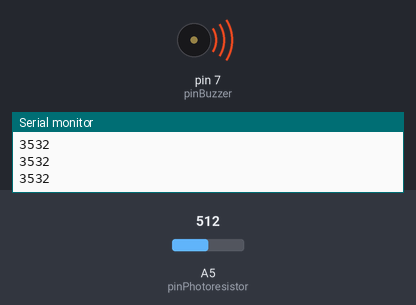
The sketch below on a simulated Arduino Uno, built with avr-gcc and run on an emulated ATmega328P. On the bench: buzzer (waves = sounding), the last lines printed to the serial monitor. The inputs (shaded band) are chosen by the test bench; at power-on: A5 (pinPhotoresistor) = 512.

Above: at 1.2 s.
1.3 s: A5 (pinPhotoresistor) set to 900
At 1.54 s:
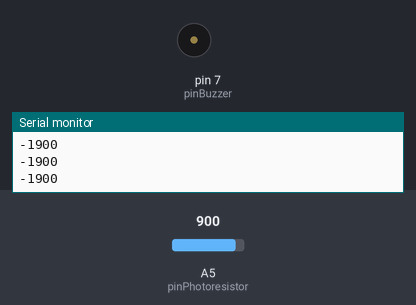
4.3 s: A5 (pinPhotoresistor) set to 716
At 5.5 s:
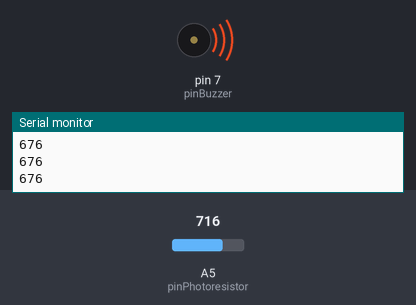
Timing chart, 0 to 7.3 s (numbered marks = the images above; inputs shaded):
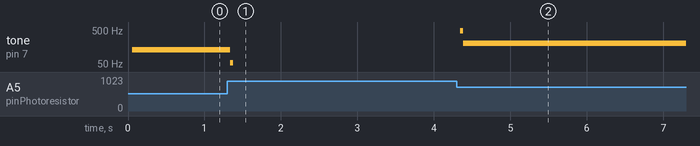

The sketch:

prog_26.ino
```cpp
const byte pinPhotoresistor = A5;
const byte pinBuzzer = 7;

int photoresistorValue;
int delayTime;

void setup() {
	Serial.begin(9600);
	pinMode(pinPhotoresistor, INPUT);
	pinMode(pinBuzzer, OUTPUT);
	Serial.println("<Arduino is ready>");
}

void loop() {
	photoresistorValue = analogRead(pinPhotoresistor);
	delayTime = (int)(-98.0 * photoresistorValue / 7.0 + 10700.0);
	Serial.println(delayTime);
	digitalWrite(pinBuzzer, HIGH);
	delayMicroseconds(delayTime);
	digitalWrite(pinBuzzer, LOW);
	delayMicroseconds(delayTime);
}
```

Measured:
- after the input at 1.3 s, tone on pin 7 (pinBuzzer): 133 Hz → 54 Hz at once, → silent 0.04 s later
- after the input at 4.3 s, tone on pin 7 (pinBuzzer): silent → 477 Hz at once, → 204 Hz 0.04 s later
